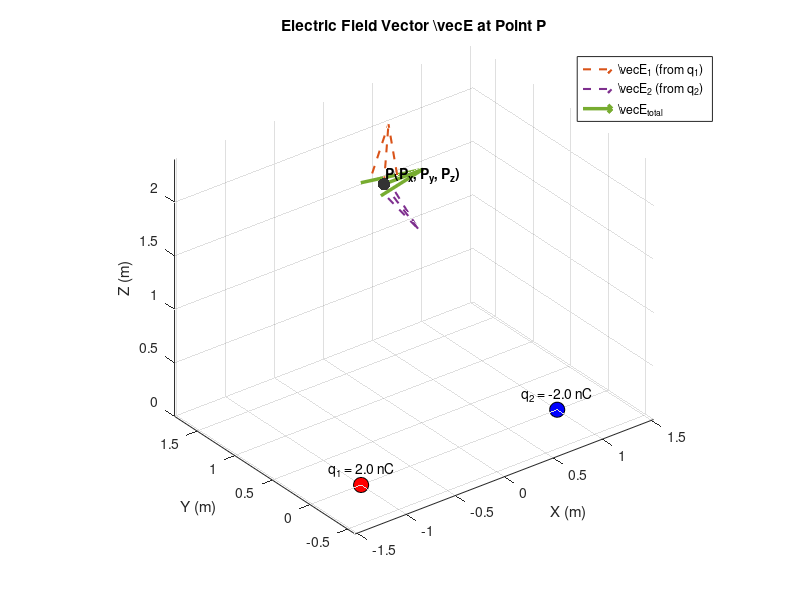

Here is the MATLAB script that generated this plot:
% Electric Field Vector Visualization at Point P due to Two Point Charges
clc; clear; close all;

% --- 1. Parameters & Configuration ---
k_e = 8.98755e9; % Coulomb's constant (N*m^2/C^2)

% Point Charge 1 [Charge in Coulombs, Position [x, y, z] in meters]
q1 = 2e-9;          % +2 nC
pos1 = [-1, 0, 0];  

% Point Charge 2 [Charge in Coulombs, Position [x, y, z] in meters]
q2 = -2e-9;         % -2 nC
pos2 = [1, 0, 0];   

% Observation Point P [Px, Py, Pz] in meters
P = [0, 1, 2]; 

% --- 2. Field Computation ---
% Displacement vectors pointing from charges to P
r1 = P - pos1;
r2 = P - pos2;

% Distances (magnitudes of displacement vectors)
R1 = norm(r1);
R2 = norm(r2);

% Electric field vectors from individual charges (N/C)
E1 = (k_e * q1 / R1^3) * r1;
E2 = (k_e * q2 / R2^3) * r2;

% Net electric field vector at point P
E_total = E1 + E2;

% --- 3. Display Numerical Results in Command Window ---
fprintf('=== Electric Field Calculation Results ===\n');
fprintf('E1 vector (from q1) : [%10.3e, %10.3e, %10.3e] N/C\n', E1);
fprintf('E2 vector (from q2) : [%10.3e, %10.3e, %10.3e] N/C\n', E2);
fprintf('E_total vector      : [%10.3e, %10.3e, %10.3e] N/C\n', E_total);
fprintf('E_total magnitude   : %10.3e N/C\n\n', norm(E_total));

% --- 4. 3D Visualization ---
figure('Name', '3D Electric Field Vector at Point P', 'Color', 'w');
hold on; grid on; axis equal;
view(3); % Enable 3D perspective

% Color coding: Red for positive charges, Blue for negative
c1 = [1 0 0]; if q1 < 0, c1 = [0 0 1]; end
c2 = [1 0 0]; if q2 < 0, c2 = [0 0 1]; end

% Plot Charge 1 and Charge 2
scatter3(pos1(1), pos1(2), pos1(3), 120, c1, 'filled', 'MarkerEdgeColor', 'k');
scatter3(pos2(1), pos2(2), pos2(3), 120, c2, 'filled', 'MarkerEdgeColor', 'k');

% Plot Point P
scatter3(P(1), P(2), P(3), 80, [0.2 0.2 0.2], 'filled');

% Visual scaling factor to draw arrows at readable graphic length
arrow_scale = 0.4 / norm(E_total);

% Plot component vectors (dashed arrows)
h1 = quiver3(P(1), P(2), P(3), E1(1)*arrow_scale, E1(2)*arrow_scale, E1(3)*arrow_scale, 0, ...
    'Color', [0.85 0.325 0.098], 'LineWidth', 1.5, 'LineStyle', '--', 'MaxHeadSize', 0.5);

h2 = quiver3(P(1), P(2), P(3), E2(1)*arrow_scale, E2(2)*arrow_scale, E2(3)*arrow_scale, 0, ...
    'Color', [0.494 0.184 0.556], 'LineWidth', 1.5, 'LineStyle', '--', 'MaxHeadSize', 0.5);

% Plot total electric field vector (solid thick arrow)
h3 = quiver3(P(1), P(2), P(3), E_total(1)*arrow_scale, E_total(2)*arrow_scale, E_total(3)*arrow_scale, 0, ...
    'Color', [0.466 0.674 0.188], 'LineWidth', 2.5, 'MaxHeadSize', 0.8);

% Label points and charges
text(pos1(1), pos1(2), pos1(3)+0.15, sprintf('q_1 = %.1f nC', q1*1e9), 'HorizontalAlignment', 'center', 'FontSize', 10);
text(pos2(1), pos2(2), pos2(3)+0.15, sprintf('q_2 = %.1f nC', q2*1e9), 'HorizontalAlignment', 'center', 'FontSize', 10);
text(P(1)+0.05, P(2)+0.05, P(3)+0.05, 'P(P_x, P_y, P_z)', 'FontSize', 10, 'FontWeight', 'bold');

% Axes & Legend Formatting
xlabel('X (m)'); ylabel('Y (m)'); zlabel('Z (m)');
title('Electric Field Vector \vec{E} at Point P');
legend([h1, h2, h3], {'\vec{E}_1 (from q_1)', '\vec{E}_2 (from q_2)', '\vec{E}_{total}'}, 'Location', 'northeast');

rotate3d on;
